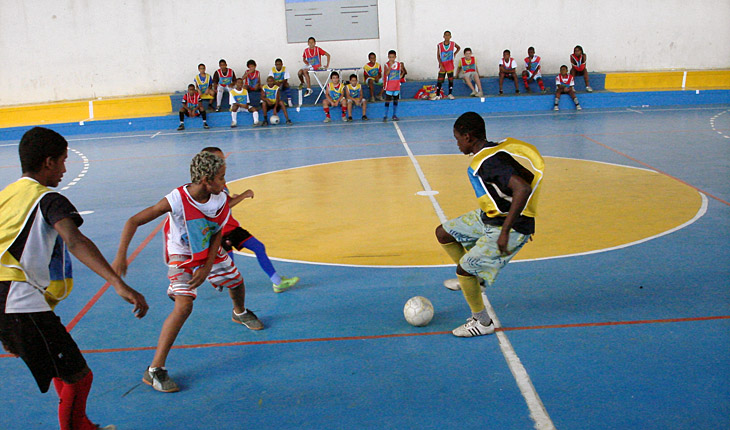
#> input picture futsal1.jpg, 730 x 430 px
$ python plot_circular_elliptical_hough_transform.py
#> lines starting #> are read from the running program, lines starting #| are printed output that depends on the picture; after the words box and inside, x2 and y2 are one past the last pixel; in counts of white or black regions, pixels touching at a corner belong together
"""
========================================
Circular and Elliptical Hough Transforms
========================================

The Hough transform in its simplest form is a `method to detect
straight lines <http://en.wikipedia.org/wiki/Hough_transform>`__
but it can also be used to detect circles or ellipses.
The algorithm assumes that the edge is detected and it is robust against
noise or missing points.

Circle detection
================

In the following example, the Hough transform is used to detect
coin positions and match their edges. We provide a range of
plausible radii. For each radius, two circles are extracted and
we finally keep the five most prominent candidates.
The result shows that coin positions are well-detected.


Algorithm overview
------------------

Given a black circle on a white background, we first guess its
radius (or a range of radii) to construct a new circle.
This circle is applied on each black pixel of the original picture
and the coordinates of this circle are voting in an accumulator.
From this geometrical construction, the original circle center
position receives the highest score.

Note that the accumulator size is built to be larger than the
original picture in order to detect centers outside the frame.
Its size is extended by two times the larger radius.

"""
import numpy as np
import matplotlib.pyplot as plt

from skimage import data, color,io
from skimage.transform import hough_circle, hough_circle_peaks
from skimage.feature import canny
from skimage.draw import circle_perimeter
from skimage.util import img_as_ubyte


# Load picture and detect edges
#image = img_as_ubyte(data.coins()[160:230, 70:270])
image = io.imread("futsal1.jpg")
#> image is the input picture: shape (430, 730, 3); mean R, G, B 122.4, 135.8, 140.1
image = color.rgb2gray(image)
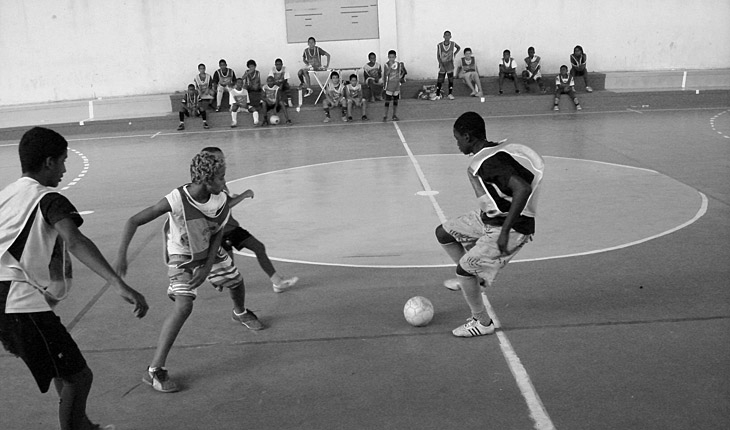
#> image: shape (430, 730) float64; min 0, max 0.999, mean 0.523

edges = canny(image, sigma=3, low_threshold=10, high_threshold=50)
#> edges: shape (430, 730) bool; every value is 0


# Detect two radii
hough_radii = np.arange(20, 35, 2)
hough_res = hough_circle(edges, hough_radii)

# Select the most prominent 5 circles
accums, cx, cy, radii = hough_circle_peaks(hough_res, hough_radii,
                                           total_num_peaks=3)
#> accums = empty array; cx = empty array; cy = empty array; radii = empty array

# Draw them
fig, ax = plt.subplots(ncols=1, nrows=1, figsize=(10, 4))
image = color.gray2rgb(image)
#> image: shape (430, 730, 3) float64
for center_y, center_x, radius in zip(cy, cx, radii):
    circy, circx = circle_perimeter(center_y, center_x, radius)
    image[circy, circx] = (220, 20, 20)
#> this loop made 0 passes

ax.imshow(image, cmap=plt.cm.gray)
plt.show()


######################################################################
# Ellipse detection
# =================
#
# In this second example, the aim is to detect the edge of a coffee cup.
# Basically, this is a projection of a circle, i.e. an ellipse. The problem
# to solve is much more difficult because five parameters have to be
# determined, instead of three for circles.
#
# Algorithm overview
# -------------------
#
# The algorithm takes two different points belonging to the ellipse. It
# assumes that it is the main axis. A loop on all the other points determines
# how much an ellipse passes to them. A good match corresponds to high
# accumulator values.
#
# A full description of the algorithm can be found in reference [1]_.
#
# References
# ----------
# .. [1] Xie, Yonghong, and Qiang Ji. "A new efficient
#        ellipse detection method." Pattern Recognition, 2002. Proceedings.
#        16th International Conference on. Vol. 2. IEEE, 2002

import matplotlib.pyplot as plt

from skimage import data, color, img_as_ubyte
from skimage.feature import canny
from skimage.transform import hough_ellipse
from skimage.draw import ellipse_perimeter

# Load picture, convert to grayscale and detect edges
image_rgb = data.coffee()[0:220, 160:420]
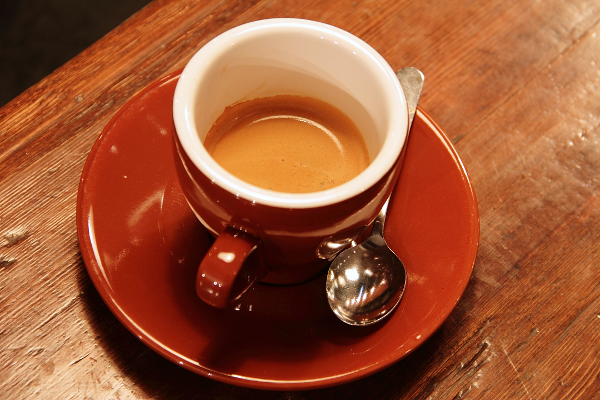
#> input picture skimage.data.coffee(), 600 x 400 px
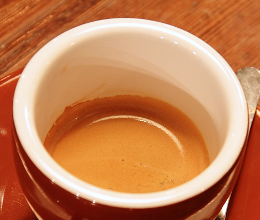
#> image_rgb: shape (220, 260, 3); mean R, G, B 197.7, 128.3, 85.1
image_gray = color.rgb2gray(image_rgb)
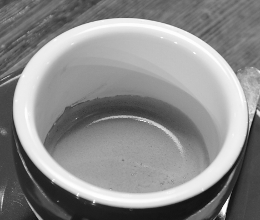
#> image_gray: shape (220, 260) float64; min 0.044, max 1, mean 0.549
edges = canny(image_gray, sigma=2.0,
              low_threshold=0.55, high_threshold=0.8)
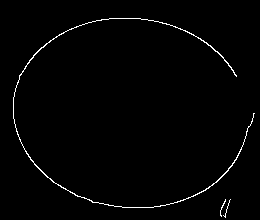
#> edges: shape (220, 260) bool; 1.4% white in thin lines or dots, all inside (x1, y1, x2, y2) = (13, 18, 255, 218)

# Perform a Hough Transform
# The accuracy corresponds to the bin size of a major axis.
# The value is chosen in order to get a single high accumulator.
# The threshold eliminates low accumulators
result = hough_ellipse(edges, accuracy=20, threshold=250,
                       min_size=100, max_size=120)
result.sort(order='accumulator')

# Estimated parameters for the ellipse
best = list(result[-1])
#> best = [281, 112.5, 130.5, 116.6, 94.09, 1.68]
yc, xc, a, b = [int(round(x)) for x in best[1:5]]
#> yc = 112; xc = 130; a = 117; b = 94
orientation = best[5]
#> orientation = 1.68

# Draw the ellipse on the original image
cy, cx = ellipse_perimeter(yc, xc, a, b, orientation)
#> cy = 606 values, max 206 at index 145, min 17 at index 0, mean 111.5; cx = 606 values, max 247 at index 439, min 12 at index 136, mean 129.5
image_rgb[cy, cx] = (0, 0, 255)
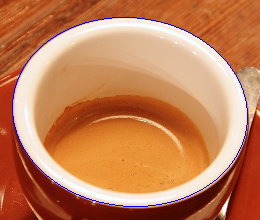
#> image_rgb: shape (220, 260, 3); 1.05% of pixels changed, all inside (x1, y1, x2, y2) = (12, 17, 248, 207)
# Draw the edge (white) and the resulting ellipse (red)
edges = color.gray2rgb(img_as_ubyte(edges))
edges[cy, cx] = (250, 0, 0)
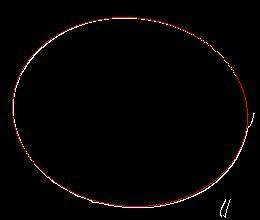
#> edges: shape (220, 260, 3); mean R, G, B 5.4, 2.8, 2.8

fig2, (ax1, ax2) = plt.subplots(ncols=2, nrows=1, figsize=(8, 4), sharex=True,
                                sharey=True,
                                subplot_kw={'adjustable':'box-forced'})

ax1.set_title('Original picture')
ax1.imshow(image_rgb)

ax2.set_title('Edge (white) and result (red)')
ax2.imshow(edges)

plt.show()

$ run again, with jogobola1.jpg copied over futsal1.jpg
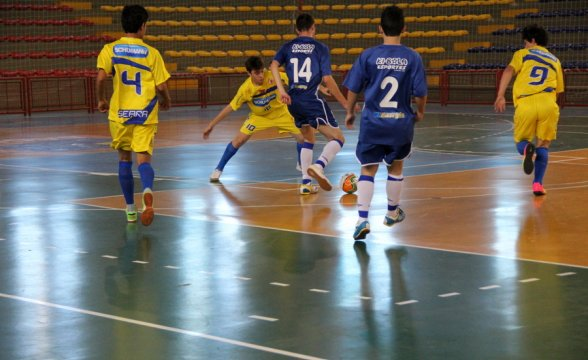
#> input picture jogobola1.jpg, 588 x 360 px
#> image is the input picture: shape (360, 588, 3); mean R, G, B 109.5, 105.1, 93.9
#> `image = color.rgb2gray(image)`:
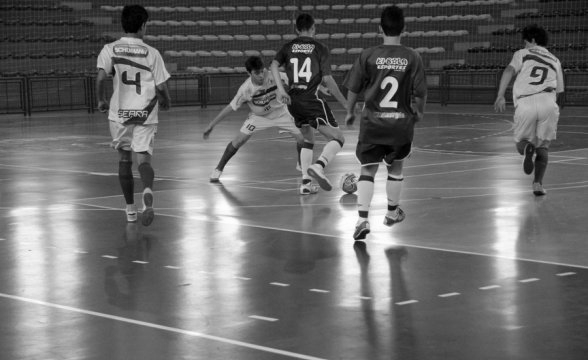
#> image: shape (360, 588) float64; min 0, max 1, mean 0.413
#> `accums, cx, cy, radii = hough_circle_peaks(hough_res, hough_radii, tot..`: accums = empty array
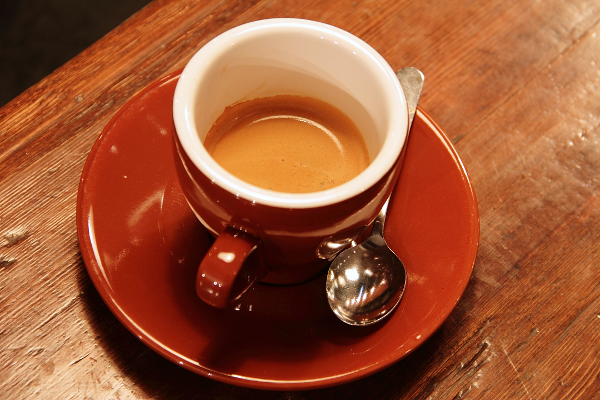
#> input picture skimage.data.coffee(), 600 x 400 px
#> best = [281, 112.5, 130.5, 116.6, 94.09, 1.68]
#> yc = 112; xc = 130; a = 117; b = 94
#> orientation = 1.68
#> `cy, cx = ellipse_perimeter(yc, xc, a, b, orientation)`: cy = 606 values, max 206 at index 145, min 17 at index 0, mean 111.5; cx = 606 values, max 247 at index 439, min 12 at index 136, mean 129.5

$ run again, with jogobola2.jpg copied over futsal1.jpg
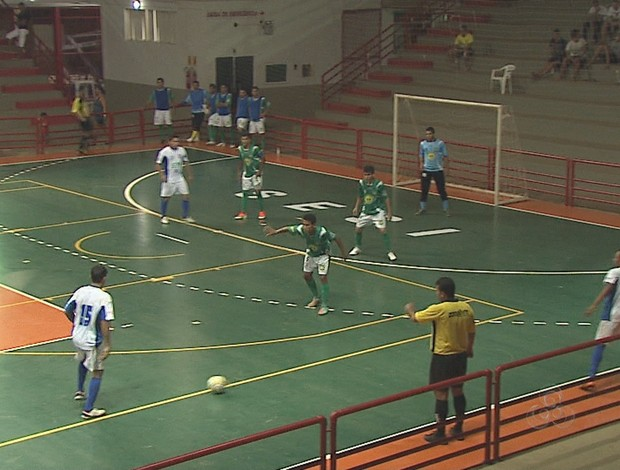
#> input picture jogobola2.jpg, 620 x 470 px
#> image is the input picture: shape (470, 620, 3); mean R, G, B 94.4, 95.1, 75.1
#> `image = color.rgb2gray(image)`:
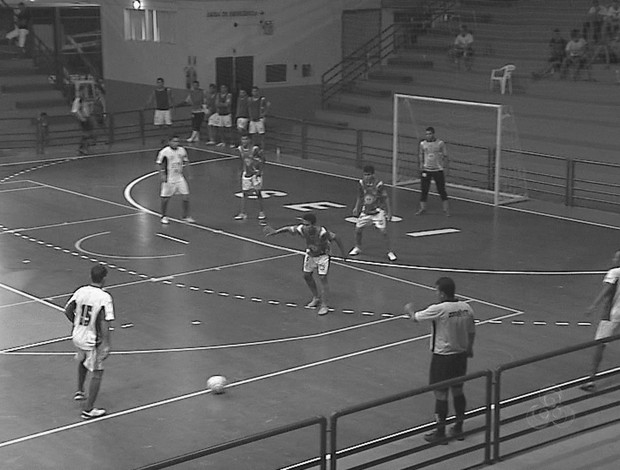
#> image: shape (470, 620) float64; min 0.0025, max 1, mean 0.367
#> `accums, cx, cy, radii = hough_circle_peaks(hough_res, hough_radii, tot..`: accums = empty array
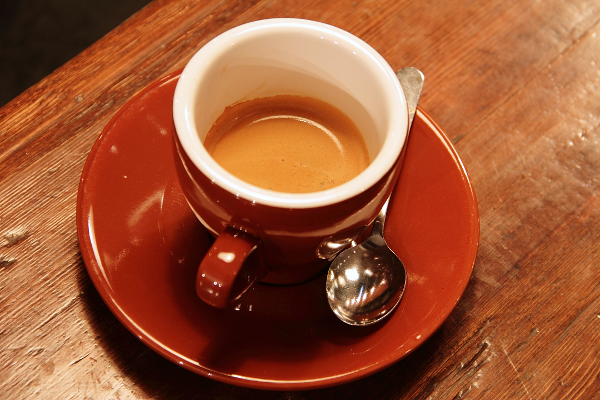
#> input picture skimage.data.coffee(), 600 x 400 px
#> best = [281, 112.5, 130.5, 116.6, 94.09, 1.68]
#> yc = 112; xc = 130; a = 117; b = 94
#> orientation = 1.68
#> `cy, cx = ellipse_perimeter(yc, xc, a, b, orientation)`: cy = 606 values, max 206 at index 145, min 17 at index 0, mean 111.5; cx = 606 values, max 247 at index 439, min 12 at index 136, mean 129.5
